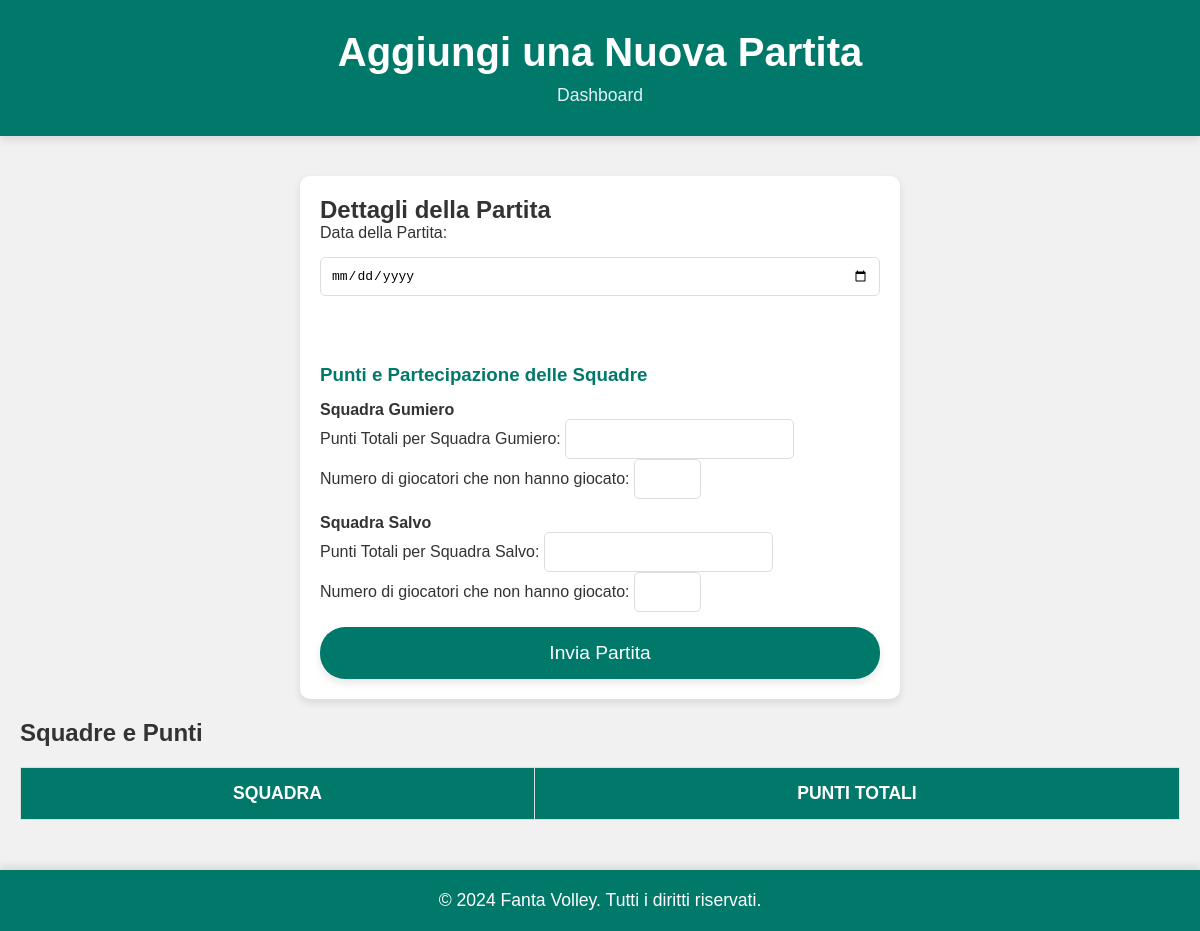
/add_game, run on an earlier commit of the app's database.
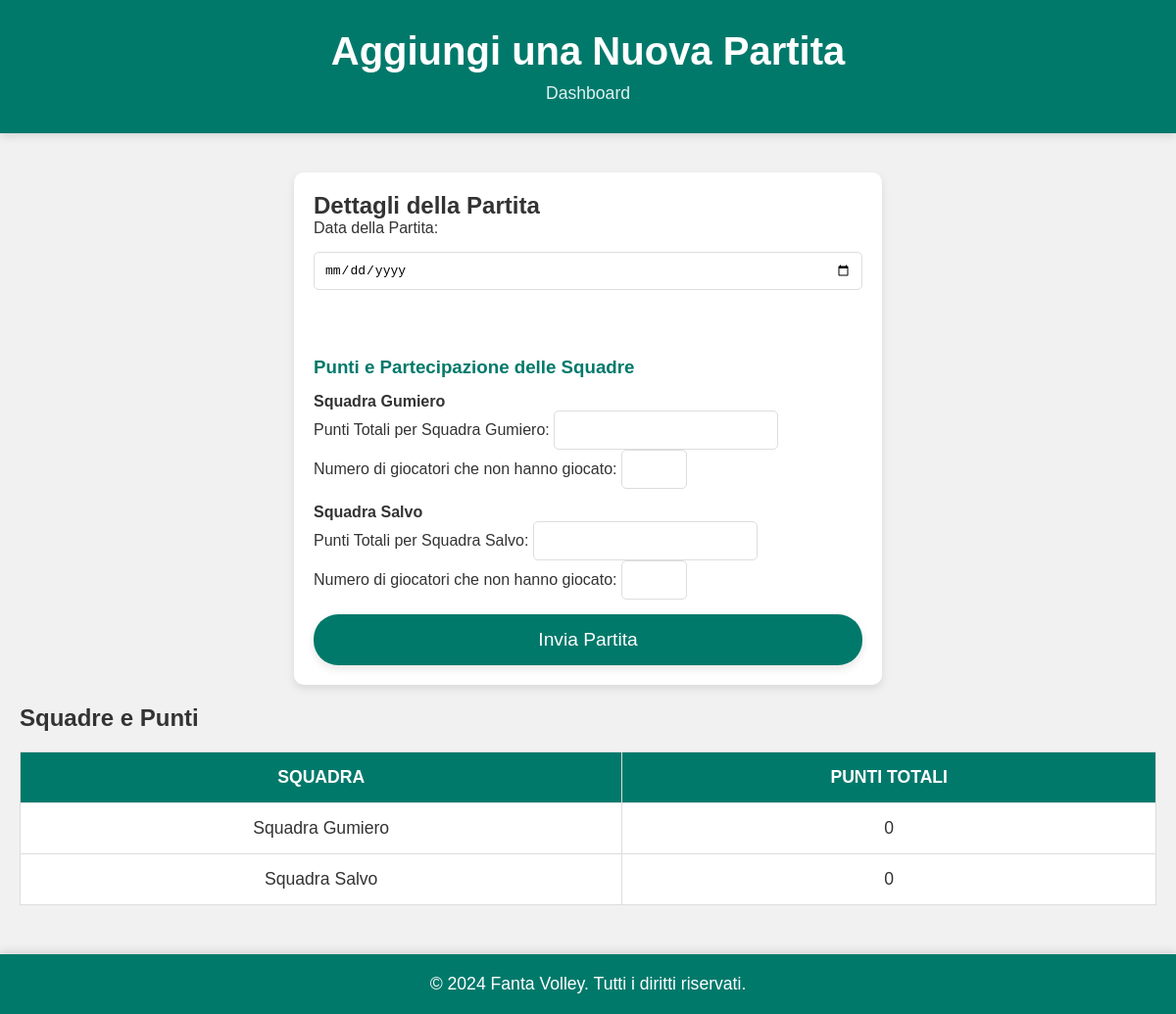
And on a later commit of the database.
### app.py (models this page shows)
class Squad(db.Model):
    id = db.Column(db.Integer, primary_key=True)
    name = db.Column(db.String(50), nullable=False)
    total_points = db.Column(db.Integer, default=0)

### app.py (the view, shortened to what this page needs)
@app.route('/add_game', methods=['GET', 'POST'])
def add_game():
    squads = Squad.query.all()
    students = Student.query.all()
    return render_template('add_game.html', squads=squads, students=students)

### templates/add_game.html (shortened to what this page needs)
<!DOCTYPE html>
<html lang="it">
<head>
    <link rel="stylesheet" href="{{ url_for('static', filename='styles.css') }}">
</head>
<body>
    <header>
        <h1>Aggiungi una Nuova Partita</h1>
        <nav>
            <a href="{{ url_for('dashboard') }}">Dashboard</a>
        </nav>
    </header>
    <main>
        <section class="form-section">
            <h2>Dettagli della Partita</h2>
            <form action="{{ url_for('add_game') }}" method="POST" class="form-container">
                <label for="date">Data della Partita:</label>
                <input type="date" name="date" required><br>
                <h3>Punti e Partecipazione delle Squadre</h3>
                <div class="squad-section">
                    <h4>Squadra Gumiero</h4>
                    <label for="gumiero_points">Punti Totali per Squadra Gumiero:</label>
                    <input type="number" name="gumiero_points" min="0" required><br>
                    <label for="gumiero_not_played">Numero di giocatori che non hanno giocato:</label>
                    <input type="number" name="gumiero_not_played" min="0" max="7" required><br>
                </div>
                <div class="squad-section">
                    <h4>Squadra Salvo</h4>
                    <label for="salvo_points">Punti Totali per Squadra Salvo:</label>
                    <input type="number" name="salvo_points" min="0" required><br>
                    <label for="salvo_not_played">Numero di giocatori che non hanno giocato:</label>
                    <input type="number" name="salvo_not_played" min="0" max="7" required><br>
                </div>
                <button type="submit">Invia Partita</button>
            </form>
        </section>
        <section class="squad-section">
            <h2>Squadre e Punti</h2>
            <table>
                <thead>
                    <tr>
                        <th>Squadra</th>
                        <th>Punti Totali</th>
                    </tr>
                </thead>
                <tbody>
                    {% for squad in squads %}
                    <tr>
                        <td>{{ squad.name }}</td>
                        <td>{{ squad.total_points }}</td>
                    </tr>
                    {% endfor %}
                </tbody>
            </table>
        </section>
    </main>
    <footer>
        <p>&copy; 2024 Fanta Volley. Tutti i diritti riservati.</p>
    </footer>
</body>
</html>

What changed in the data, as far as the page shows it:
added Squad: name "Squadra Gumiero", total_points "0"
added Squad: name "Squadra Salvo", total_points "0"
